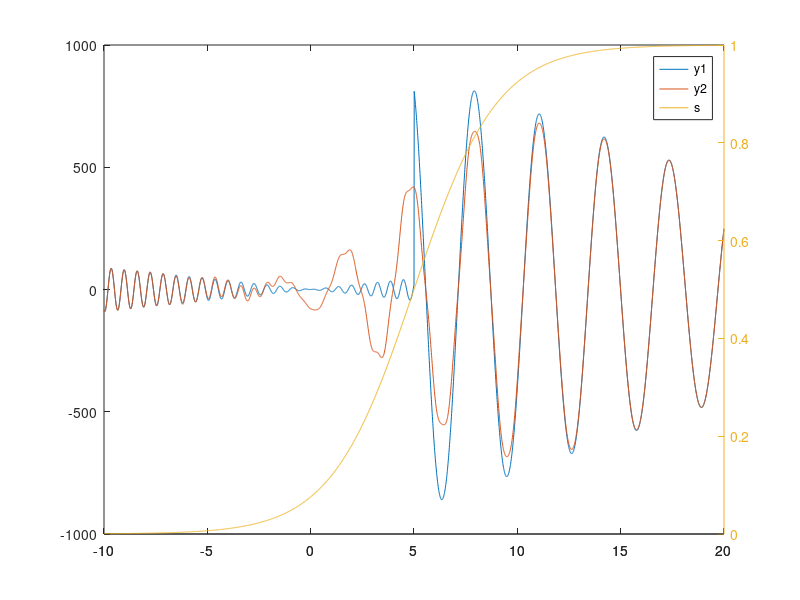
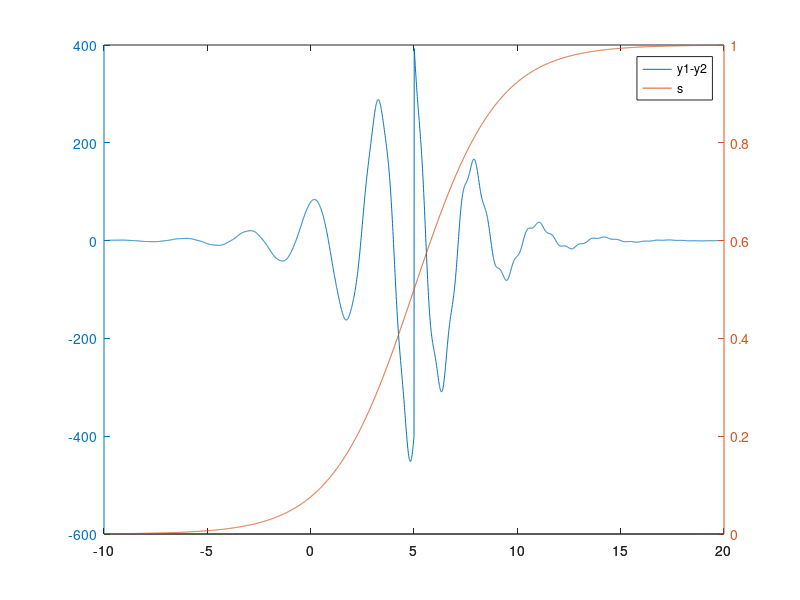

These charts were generated, in order, by the following MATLAB code:
clear;
close all;
clc;
u=0.5;
a0=5;
a1=4;
a2=7;
w1=2;
w2=10;
k1=30;
k2=9;
x=-10:0.01:20;
y1=zeros(1,length(x));
p1=k1.*(35-x).*sin(w1.*(x-a1));
p2=k2.*x.*cos(w2.*(x-a2));
y1(x>a0)=p1(x>a0);
y1(x<=a0)=p2(x<=a0);
s=1./(1+exp(-u.*(x-a0)));
y2=s.*p1+(1-s).*p2;
figure;
plotyy(x,[y1;y2],x,s);
legend('y1','y2','s');
figure;
plotyy(x,[y1-y2],x,s);
legend('y1-y2','s');
